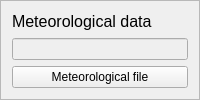
    <widget class="QFrame" name="frame_7">
     <property name="frameShape">
      <enum>QFrame::StyledPanel</enum>
     </property>
     <property name="frameShadow">
      <enum>QFrame::Raised</enum>
     </property>
     <layout class="QGridLayout" name="gridLayout_7">
      <item row="2" column="0">
       <widget class="QPushButton" name="pushButtonImportMet">
        <property name="text">
         <string>Meteorological file</string>
        </property>
       </widget>
      </item>
      <item row="1" column="0">
       <widget class="QLineEdit" name="textInputMetData">
        <property name="enabled">
         <bool>false</bool>
        </property>
       </widget>
      </item>
      <item row="0" column="0">
       <widget class="QLabel" name="label_19">
        <property name="text">
         <string>&lt;!DOCTYPE HTML PUBLIC &quot;-//W3C//DTD HTML 4.0//EN&quot; &quot;http://www.w3.org/TR/REC-html40/strict.dtd&quot;&gt;
&lt;html&gt;&lt;head&gt;&lt;meta name=&quot;qrichtext&quot; content=&quot;1&quot; /&gt;&lt;style type=&quot;text/css&quot;&gt;
p, li { white-space: pre-wrap; }
&lt;/style&gt;&lt;/head&gt;&lt;body style=&quot; font-family:'MS Shell Dlg 2'; font-size:8pt; font-weight:400; font-style:normal;&quot;&gt;
&lt;p style=&quot; margin-top:0px; margin-bottom:0px; margin-left:0px; margin-right:0px; -qt-block-indent:0; text-indent:0px;&quot;&gt;&lt;span style=&quot; font-size:12pt;&quot;&gt;Meteorological data&lt;/span&gt;&lt;/p&gt;&lt;/body&gt;&lt;/html&gt;</string>
        </property>
       </widget>
      </item>
     </layout>
    </widget>
